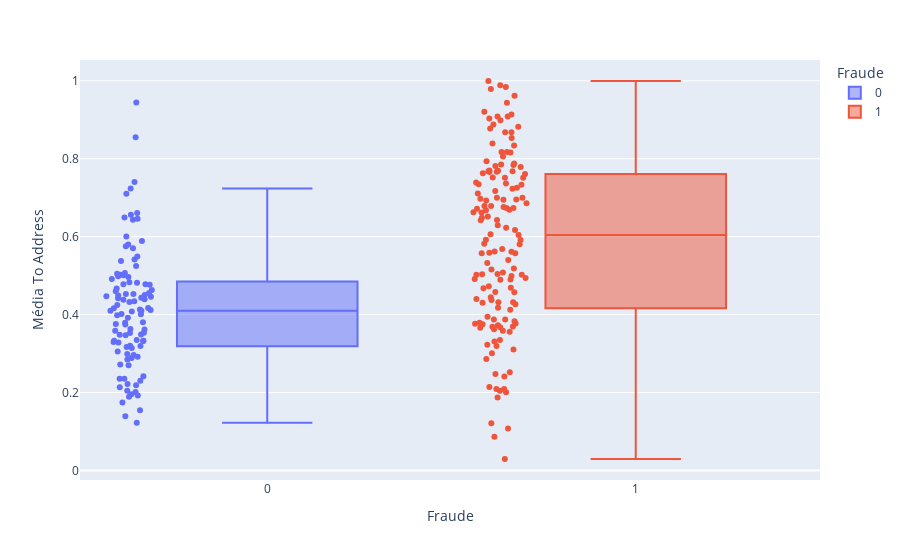

The notebook cell saved with this chart:
### Markdown cell above
### 2.5. Boxplot - Média To Adress

### Code cell
fig = px.box(df_eda, x="Fraude", y="Média To Address", points="all", log_y=False, color='Fraude')
fig.show()

### Figure 1 — Plotly figure (JSON) as saved in the notebook; plotly's stock layout.template omitted (floating-point values rounded to 4 significant figures; data arrays with more than 128 entries replaced by an {"elided": "..."} marker saying what was removed)
{"data": [{"alignmentgroup": "True", "boxpoints": "all", "hovertemplate": "Fraude=%{x}<br>Média To Address=%{y}<extra></extra>", "legendgroup": "0", "marker": {"color": "#636efa"}, "name": "0", "notched": false, "offsetgroup": "0", "orientation": "v", "showlegend": true, "type": "box", "x": [0, 0, 0, 0, 0, 0, 0, 0, 0, 0, 0, 0, 0, 0, 0, 0, 0, 0, 0, 0, 0, 0, 0, 0, 0, 0, 0, 0, 0, 0, 0, 0, 0, 0, 0, 0, 0, 0, 0, 0, 0, 0, 0, 0, 0, 0, 0, 0, 0, 0, 0, 0, 0, 0, 0, 0, 0, 0, 0, 0, 0, 0, 0, 0, 0, 0, 0, 0, 0, 0, 0, 0, 0, 0, 0, 0, 0, 0, 0, 0, 0, 0, 0, 0, 0, 0, 0, 0, 0, 0, 0, 0, 0, 0, 0, 0, 0, 0, 0, 0, 0, 0, 0, 0, 0], "x0": " ", "xaxis": "x", "y": [0.3328, 0.3758, 0.292, 0.4599, 0.3169, 0.2961, 0.27, 0.4817, 0.3468, 0.2887, 0.2355, 0.5751, 0.4012, 0.2134, 0.5414, 0.5891, 0.4487, 0.1742, 0.4911, 0.4076, 0.4504, 0.4381, 0.4097, 0.4768, 0.1953, 0.661, 0.2417, 0.4172, 0.2844, 0.4667, 0.3139, 0.6458, 0.4468, 0.5023, 0.4634, 0.4165, 0.4096, 0.4528, 0.5064, 0.235, 0.4343, 0.4552, 0.299, 0.7237, 0.4777, 0.4324, 0.6563, 0.3485, 0.7405, 0.4984, 0.5372, 0.4528, 0.4393, 0.7103, 0.4129, 0.23, 0.3327, 0.2045, 0.3747, 0.3535, 0.4011, 0.5487, 0.1542, 0.2716, 0.4966, 0.2188, 0.2012, 0.6005, 0.3985, 0.5245, 0.5701, 0.5007, 0.4117, 0.1922, 0.3802, 0.3283, 0.5047, 0.3919, 0.4431, 0.2218, 0.3191, 0.3525, 0.3584, 0.6493, 0.483, 0.4417, 0.3296, 0.3619, 0.4454, 0.1393, 0.9446, 0.6435, 0.1224, 0.4245, 0.3791, 0.3198, 0.3483, 0.4775, 0.363, 0.5801, 0.1891, 0.8553, 0.335, 0.3049, 0.3319], "y0": " ", "yaxis": "y"}, {"alignmentgroup": "True", "boxpoints": "all", "hovertemplate": "Fraude=%{x}<br>Média To Address=%{y}<extra></extra>", "legendgroup": "1", "marker": {"color": "#EF553B"}, "name": "1", "notched": false, "offsetgroup": "1", "orientation": "v", "showlegend": true, "type": "box", "x": {"elided": "149 int values"}, "x0": " ", "xaxis": "x", "y": {"elided": "149 float values"}, "y0": " ", "yaxis": "y"}], "layout": {"autosize": true, "boxmode": "overlay", "legend": {"title": {"text": "Fraude"}, "tracegroupgap": 0}, "margin": {"t": 60}, "xaxis": {"anchor": "y", "autorange": true, "categoryarray": [0, 1], "categoryorder": "array", "domain": [0, 1], "range": [-0.5105, 1.5], "title": {"text": "Fraude"}, "type": "linear"}, "yaxis": {"anchor": "x", "autorange": true, "domain": [0, 1], "range": [-0.02464, 1.053], "title": {"text": "Média To Address"}, "type": "linear"}}}
